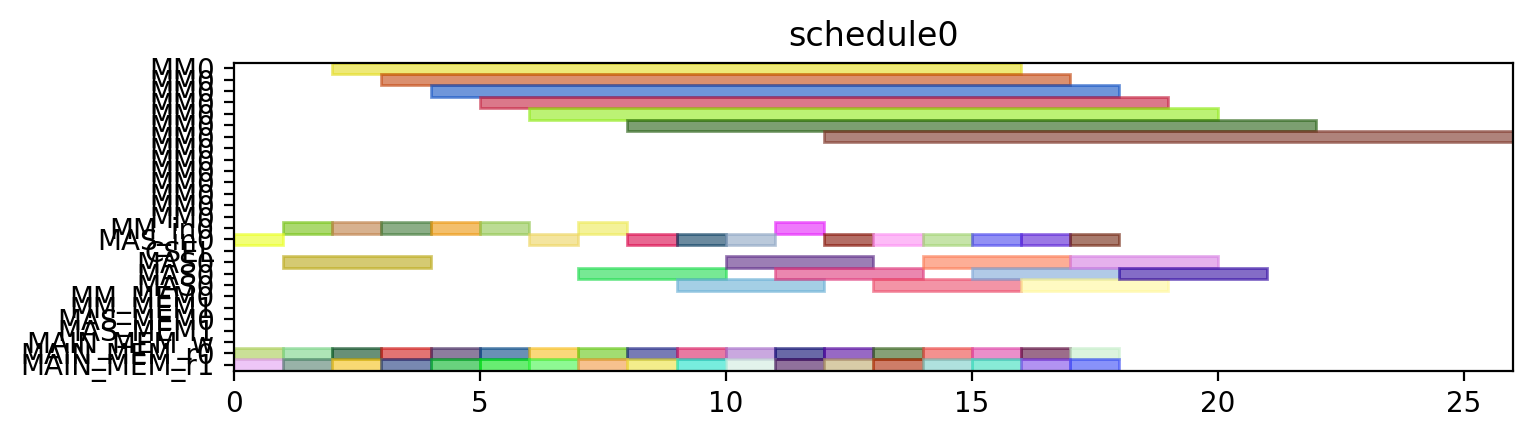

This chart was generated by the following Python code:
from pyschedule import Scenario, solvers, plotters, alt


def solve():
	horizon = 120
	S = Scenario("schedule0", horizon=horizon)

	# resource
	MM = S.Resources('MM', num=1, size=14)
	MM_in = S.Resources('MM_in', num=1)
	MAS_in = S.Resources('MAS_in', num=1)
	CSEL = S.Resource('CSEL')
	MAS = S.Resources('MAS', num=1, size=3, periods=range(1, horizon))
	MM_MEM = S.Resources('MM_MEM', num=2)
	MAS_MEM = S.Resources('MAS_MEM', num=2)
	MAIN_MEM_w = S.Resource('MAIN_MEM_w', size=1)
	MAIN_MEM_r = S.Resources('MAIN_MEM_r', num=2)

	# result of previous scheduling

	# new tasks
	t0_t0 = S.Task('t0_t0', length=3, delay_cost=1)
	t0_t0 += alt(MAS)
	t0_t0_in = S.Task('t0_t0_in', length=1, delay_cost=1)
	t0_t0_in += alt(MAS_in)
	S += t0_t0_in*MAS_in[0]<=t0_t0*MAS[0]

	t0_t0_mem0 = S.Task('t0_t0_mem0', length=1, delay_cost=1)
	t0_t0_mem0 += MAIN_MEM_r[0]
	S += t0_t0_mem0 <= t0_t0

	t0_t0_mem1 = S.Task('t0_t0_mem1', length=1, delay_cost=1)
	t0_t0_mem1 += MAIN_MEM_r[1]
	S += t0_t0_mem1 <= t0_t0

	t0_t1 = S.Task('t0_t1', length=3, delay_cost=1)
	t0_t1 += alt(MAS)
	t0_t1_in = S.Task('t0_t1_in', length=1, delay_cost=1)
	t0_t1_in += alt(MAS_in)
	S += t0_t1_in*MAS_in[0]<=t0_t1*MAS[0]

	t0_t1_mem0 = S.Task('t0_t1_mem0', length=1, delay_cost=1)
	t0_t1_mem0 += MAIN_MEM_r[0]
	S += t0_t1_mem0 <= t0_t1

	t0_t1_mem1 = S.Task('t0_t1_mem1', length=1, delay_cost=1)
	t0_t1_mem1 += MAIN_MEM_r[1]
	S += t0_t1_mem1 <= t0_t1

	t0_t3 = S.Task('t0_t3', length=14, delay_cost=1)
	t0_t3 += alt(MM)
	t0_t3_in = S.Task('t0_t3_in', length=1, delay_cost=1)
	t0_t3_in += alt(MM_in)
	S += t0_t3_in*MM_in[0]<=t0_t3*MM[0]
	t0_t3_mem0 = S.Task('t0_t3_mem0', length=1, delay_cost=1)
	t0_t3_mem0 += MAIN_MEM_r[0]
	S += t0_t3_mem0 <= t0_t3

	t0_t3_mem1 = S.Task('t0_t3_mem1', length=1, delay_cost=1)
	t0_t3_mem1 += MAIN_MEM_r[1]
	S += t0_t3_mem1 <= t0_t3

	t1_t0 = S.Task('t1_t0', length=3, delay_cost=1)
	t1_t0 += alt(MAS)
	t1_t0_in = S.Task('t1_t0_in', length=1, delay_cost=1)
	t1_t0_in += alt(MAS_in)
	S += t1_t0_in*MAS_in[0]<=t1_t0*MAS[0]

	t1_t0_mem0 = S.Task('t1_t0_mem0', length=1, delay_cost=1)
	t1_t0_mem0 += MAIN_MEM_r[0]
	S += t1_t0_mem0 <= t1_t0

	t1_t0_mem1 = S.Task('t1_t0_mem1', length=1, delay_cost=1)
	t1_t0_mem1 += MAIN_MEM_r[1]
	S += t1_t0_mem1 <= t1_t0

	t1_t1 = S.Task('t1_t1', length=3, delay_cost=1)
	t1_t1 += alt(MAS)
	t1_t1_in = S.Task('t1_t1_in', length=1, delay_cost=1)
	t1_t1_in += alt(MAS_in)
	S += t1_t1_in*MAS_in[0]<=t1_t1*MAS[0]

	t1_t1_mem0 = S.Task('t1_t1_mem0', length=1, delay_cost=1)
	t1_t1_mem0 += MAIN_MEM_r[0]
	S += t1_t1_mem0 <= t1_t1

	t1_t1_mem1 = S.Task('t1_t1_mem1', length=1, delay_cost=1)
	t1_t1_mem1 += MAIN_MEM_r[1]
	S += t1_t1_mem1 <= t1_t1

	t1_t3 = S.Task('t1_t3', length=14, delay_cost=1)
	t1_t3 += alt(MM)
	t1_t3_in = S.Task('t1_t3_in', length=1, delay_cost=1)
	t1_t3_in += alt(MM_in)
	S += t1_t3_in*MM_in[0]<=t1_t3*MM[0]
	t1_t3_mem0 = S.Task('t1_t3_mem0', length=1, delay_cost=1)
	t1_t3_mem0 += MAIN_MEM_r[0]
	S += t1_t3_mem0 <= t1_t3

	t1_t3_mem1 = S.Task('t1_t3_mem1', length=1, delay_cost=1)
	t1_t3_mem1 += MAIN_MEM_r[1]
	S += t1_t3_mem1 <= t1_t3

	t2_t2 = S.Task('t2_t2', length=3, delay_cost=1)
	t2_t2 += alt(MAS)
	t2_t2_in = S.Task('t2_t2_in', length=1, delay_cost=1)
	t2_t2_in += alt(MAS_in)
	S += t2_t2_in*MAS_in[0]<=t2_t2*MAS[0]

	t2_t2_mem0 = S.Task('t2_t2_mem0', length=1, delay_cost=1)
	t2_t2_mem0 += MAIN_MEM_r[0]
	S += t2_t2_mem0 <= t2_t2

	t2_t2_mem1 = S.Task('t2_t2_mem1', length=1, delay_cost=1)
	t2_t2_mem1 += MAIN_MEM_r[1]
	S += t2_t2_mem1 <= t2_t2

	t5_t0 = S.Task('t5_t0', length=14, delay_cost=1)
	t5_t0 += alt(MM)
	t5_t0_in = S.Task('t5_t0_in', length=1, delay_cost=1)
	t5_t0_in += alt(MM_in)
	S += t5_t0_in*MM_in[0]<=t5_t0*MM[0]
	t5_t0_mem0 = S.Task('t5_t0_mem0', length=1, delay_cost=1)
	t5_t0_mem0 += MAIN_MEM_r[0]
	S += t5_t0_mem0 <= t5_t0

	t5_t0_mem1 = S.Task('t5_t0_mem1', length=1, delay_cost=1)
	t5_t0_mem1 += MAIN_MEM_r[1]
	S += t5_t0_mem1 <= t5_t0

	t5_t1 = S.Task('t5_t1', length=14, delay_cost=1)
	t5_t1 += alt(MM)
	t5_t1_in = S.Task('t5_t1_in', length=1, delay_cost=1)
	t5_t1_in += alt(MM_in)
	S += t5_t1_in*MM_in[0]<=t5_t1*MM[0]
	t5_t1_mem0 = S.Task('t5_t1_mem0', length=1, delay_cost=1)
	t5_t1_mem0 += MAIN_MEM_r[0]
	S += t5_t1_mem0 <= t5_t1

	t5_t1_mem1 = S.Task('t5_t1_mem1', length=1, delay_cost=1)
	t5_t1_mem1 += MAIN_MEM_r[1]
	S += t5_t1_mem1 <= t5_t1

	t5_t2 = S.Task('t5_t2', length=3, delay_cost=1)
	t5_t2 += alt(MAS)
	t5_t2_in = S.Task('t5_t2_in', length=1, delay_cost=1)
	t5_t2_in += alt(MAS_in)
	S += t5_t2_in*MAS_in[0]<=t5_t2*MAS[0]

	t5_t2_mem0 = S.Task('t5_t2_mem0', length=1, delay_cost=1)
	t5_t2_mem0 += MAIN_MEM_r[0]
	S += t5_t2_mem0 <= t5_t2

	t5_t2_mem1 = S.Task('t5_t2_mem1', length=1, delay_cost=1)
	t5_t2_mem1 += MAIN_MEM_r[1]
	S += t5_t2_mem1 <= t5_t2

	t5_t3 = S.Task('t5_t3', length=3, delay_cost=1)
	t5_t3 += alt(MAS)
	t5_t3_in = S.Task('t5_t3_in', length=1, delay_cost=1)
	t5_t3_in += alt(MAS_in)
	S += t5_t3_in*MAS_in[0]<=t5_t3*MAS[0]

	t5_t3_mem0 = S.Task('t5_t3_mem0', length=1, delay_cost=1)
	t5_t3_mem0 += MAIN_MEM_r[0]
	S += t5_t3_mem0 <= t5_t3

	t5_t3_mem1 = S.Task('t5_t3_mem1', length=1, delay_cost=1)
	t5_t3_mem1 += MAIN_MEM_r[1]
	S += t5_t3_mem1 <= t5_t3

	t7_t0 = S.Task('t7_t0', length=3, delay_cost=1)
	t7_t0 += alt(MAS)
	t7_t0_in = S.Task('t7_t0_in', length=1, delay_cost=1)
	t7_t0_in += alt(MAS_in)
	S += t7_t0_in*MAS_in[0]<=t7_t0*MAS[0]

	t7_t0_mem0 = S.Task('t7_t0_mem0', length=1, delay_cost=1)
	t7_t0_mem0 += MAIN_MEM_r[0]
	S += t7_t0_mem0 <= t7_t0

	t7_t0_mem1 = S.Task('t7_t0_mem1', length=1, delay_cost=1)
	t7_t0_mem1 += MAIN_MEM_r[1]
	S += t7_t0_mem1 <= t7_t0

	t7_t1 = S.Task('t7_t1', length=3, delay_cost=1)
	t7_t1 += alt(MAS)
	t7_t1_in = S.Task('t7_t1_in', length=1, delay_cost=1)
	t7_t1_in += alt(MAS_in)
	S += t7_t1_in*MAS_in[0]<=t7_t1*MAS[0]

	t7_t1_mem0 = S.Task('t7_t1_mem0', length=1, delay_cost=1)
	t7_t1_mem0 += MAIN_MEM_r[0]
	S += t7_t1_mem0 <= t7_t1

	t7_t1_mem1 = S.Task('t7_t1_mem1', length=1, delay_cost=1)
	t7_t1_mem1 += MAIN_MEM_r[1]
	S += t7_t1_mem1 <= t7_t1

	t7_t3 = S.Task('t7_t3', length=14, delay_cost=1)
	t7_t3 += alt(MM)
	t7_t3_in = S.Task('t7_t3_in', length=1, delay_cost=1)
	t7_t3_in += alt(MM_in)
	S += t7_t3_in*MM_in[0]<=t7_t3*MM[0]
	t7_t3_mem0 = S.Task('t7_t3_mem0', length=1, delay_cost=1)
	t7_t3_mem0 += MAIN_MEM_r[0]
	S += t7_t3_mem0 <= t7_t3

	t7_t3_mem1 = S.Task('t7_t3_mem1', length=1, delay_cost=1)
	t7_t3_mem1 += MAIN_MEM_r[1]
	S += t7_t3_mem1 <= t7_t3

	t10_t0 = S.Task('t10_t0', length=14, delay_cost=1)
	t10_t0 += alt(MM)
	t10_t0_in = S.Task('t10_t0_in', length=1, delay_cost=1)
	t10_t0_in += alt(MM_in)
	S += t10_t0_in*MM_in[0]<=t10_t0*MM[0]
	t10_t0_mem0 = S.Task('t10_t0_mem0', length=1, delay_cost=1)
	t10_t0_mem0 += MAIN_MEM_r[0]
	S += t10_t0_mem0 <= t10_t0

	t10_t0_mem1 = S.Task('t10_t0_mem1', length=1, delay_cost=1)
	t10_t0_mem1 += MAIN_MEM_r[1]
	S += t10_t0_mem1 <= t10_t0

	t10_t1 = S.Task('t10_t1', length=14, delay_cost=1)
	t10_t1 += alt(MM)
	t10_t1_in = S.Task('t10_t1_in', length=1, delay_cost=1)
	t10_t1_in += alt(MM_in)
	S += t10_t1_in*MM_in[0]<=t10_t1*MM[0]
	t10_t1_mem0 = S.Task('t10_t1_mem0', length=1, delay_cost=1)
	t10_t1_mem0 += MAIN_MEM_r[0]
	S += t10_t1_mem0 <= t10_t1

	t10_t1_mem1 = S.Task('t10_t1_mem1', length=1, delay_cost=1)
	t10_t1_mem1 += MAIN_MEM_r[1]
	S += t10_t1_mem1 <= t10_t1

	t10_t2 = S.Task('t10_t2', length=3, delay_cost=1)
	t10_t2 += alt(MAS)
	t10_t2_in = S.Task('t10_t2_in', length=1, delay_cost=1)
	t10_t2_in += alt(MAS_in)
	S += t10_t2_in*MAS_in[0]<=t10_t2*MAS[0]

	t10_t2_mem0 = S.Task('t10_t2_mem0', length=1, delay_cost=1)
	t10_t2_mem0 += MAIN_MEM_r[0]
	S += t10_t2_mem0 <= t10_t2

	t10_t2_mem1 = S.Task('t10_t2_mem1', length=1, delay_cost=1)
	t10_t2_mem1 += MAIN_MEM_r[1]
	S += t10_t2_mem1 <= t10_t2

	t10_t3 = S.Task('t10_t3', length=3, delay_cost=1)
	t10_t3 += alt(MAS)
	t10_t3_in = S.Task('t10_t3_in', length=1, delay_cost=1)
	t10_t3_in += alt(MAS_in)
	S += t10_t3_in*MAS_in[0]<=t10_t3*MAS[0]

	t10_t3_mem0 = S.Task('t10_t3_mem0', length=1, delay_cost=1)
	t10_t3_mem0 += MAIN_MEM_r[0]
	S += t10_t3_mem0 <= t10_t3

	t10_t3_mem1 = S.Task('t10_t3_mem1', length=1, delay_cost=1)
	t10_t3_mem1 += MAIN_MEM_r[1]
	S += t10_t3_mem1 <= t10_t3

	solvers.mip.solve(S,msg=1,kind='CPLEX',ratio_gap=1.01)

	solution = [['hoge']*len(S.solution()[1]) for i in range(len(S.solution()))]
	for i in range(len(S.solution())):
		for j in range(len(S.solution()[i])):
			solution[i][j]=str(S.solution()[i][j])
	print(solution)

	cycles = int(solution[-1][3])

	pic_file_name = "/mnt/rose/usr1/fukuda/ABE/multiRAM_multiMAS_16mux/scheduling_result/stage14MM1_stage3MAS1/EP2_DBL_w_EVAL/schedule0.png"
	if(S.solution() != []):
		plotters.matplotlib.plot(S,img_filename=pic_file_name, show_task_labels=False, fig_size=(cycles*0.25+3, 2))

	return solution
